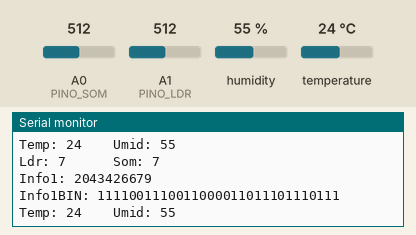
Recording of a sketch running on a simulated Arduino Uno, built with avr-gcc and run on an emulated ATmega328P. On the bench: the last lines printed to the serial monitor. Wiring (inferred from the names in the program): DHT11 sensor: data A2. Inputs (shaded band) come from the test bench; at power-on: A1 (PINO_LDR) = 512, A0 (PINO_SOM) = 512, humidity 55 %, temperature 24 °C.

Above: at 4.6 s.
4.7 s: A1 (PINO_LDR) set to 668
At 4.7 s:
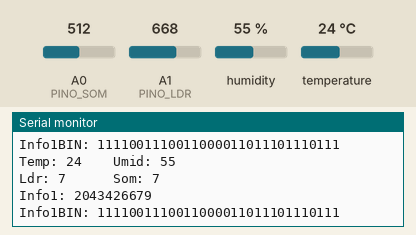
11.8 s: A1 (PINO_LDR) set to 692
At 13.12 s:
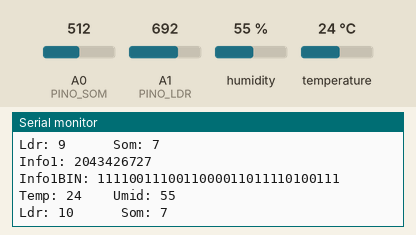
Timing chart, 0 to 14.8 s (numbered marks = the images above; inputs shaded):
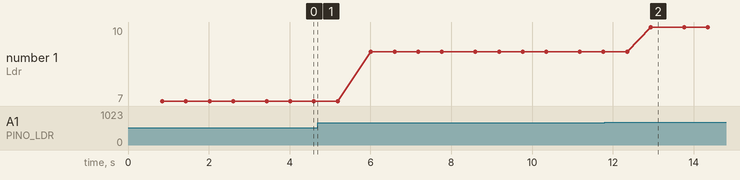

Measured:
- the behaviour switches between 681 and 682 on A1 (PINO_LDR) (found by bisection; images 1 and 2)
- after the input at 11.8 s, the serial monitor: prints a new line after 0.57 s (image 2)
- plotted number 1: 7 → 9 after the input at 4.7 s, 9 → 10 after the input at 11.8 s

The sketch:

barramento_incubadora_emissor.ino
```cpp
#include "RCSwitch.h"
#include "DHT.h"

RCSwitch emissor = RCSwitch();

//RFID pode ser entre 0 e 1023 (10bits)
//Temp e Umid vão ser enviados informações de 0 a 127, que está dentro do escopo do nosso projeto
//LDR, SOM passarão pelo map para limitar até 15 (4bits)
#define RFID 487
#define DESLOCAMENTO_RFID 22
#define DESLOCAMENTO_TEMP 15
#define DESLOCAMENTO_UMID 8
#define DESLOCAMENTO_LDR 4
#define DESLOCAMENTO_SOM 0

//Pinos Analógicos
#define PINO_SOM 0          //Ligar Saida Sensor Som ky-038 ou Potenciometro
#define PINO_LDR 1          //Ligar Saida Sensor LDR ou Potenciometro
#define DHTPIN A2           // Ligar no Pino Analógico
#define DHTTYPE DHT11       // Modelo DHT11
DHT dht(DHTPIN, DHTTYPE);   // Definindo DHT

//Pinos Digitais
#define PINO_EMISSOR 4  //Ligar no pino digital

//Funcao para enviar long pelo RF
void emitir (unsigned long infoxx) {
  emissor.send(infoxx, 32);
}

//Função para gerar long com dados da 1 transmissão
unsigned long concatenarSensores( unsigned long temp, unsigned long umid, unsigned long ldr, unsigned long som) {
  unsigned long rf = RFID;
  unsigned long info = rf << DESLOCAMENTO_RFID;
  info = info | (temp << DESLOCAMENTO_TEMP);
  info = info | (umid << DESLOCAMENTO_UMID);
  info = info | (ldr << DESLOCAMENTO_LDR);
  info = info | som;

  return info;
}

void setup() {
  Serial.begin(9600);
  //Configuração do Receptor
  emissor.enableTransmit(PINO_EMISSOR);

  //Configuração Sensores
  pinMode(PINO_LDR, INPUT);
  pinMode(PINO_SOM, INPUT);
  dht.begin();
}

void loop() {
  //Emissão de Dados
  unsigned long temp = dht.readTemperature();
  unsigned long umid = dht.readHumidity();
  unsigned long valLdr, valSom;
  valLdr = analogRead(PINO_LDR);
  valLdr = map(valLdr, 0, 1023, 0, 15);
  valSom = analogRead(PINO_SOM);
  valSom = map(valSom, 0, 1023, 0, 15);
  unsigned long info1 = concatenarSensores(temp, umid, valLdr, valSom);
  Serial.print("Info1: "); Serial.println(info1); Serial.print("Info1BIN: "); Serial.println(info1, BIN);
  emitir(info1);
  delay(100);
  //Teste Print
  //Serial.print("Info1: "); Serial.println(info1); Serial.print("Info2: "); Serial.println(info2);
  Serial.print("Temp: "); Serial.print(temp); Serial.print("\t\tUmid: "); Serial.println(umid); Serial.print("Ldr: "); Serial.print(valLdr); Serial.print("\t\t\tSom: "); Serial.println(valSom);

}
```

DHT.cpp
```cpp
// (licence header left out)
#include "DHT.h"

#define MIN_INTERVAL 2000

DHT::DHT(uint8_t pin, uint8_t type, uint8_t count) {
  _pin = pin;
  _type = type;
  #ifdef __AVR
    _bit = digitalPinToBitMask(pin);
    _port = digitalPinToPort(pin);
  #endif
  _maxcycles = microsecondsToClockCycles(1000);  // 1 millisecond timeout for
                                                 // reading pulses from DHT sensor.
  // Note that count is now ignored as the DHT reading algorithm adjusts itself
  // basd on the speed of the processor.
}

void DHT::begin(void) {
  // set up the pins!
  pinMode(_pin, INPUT_PULLUP);
  // Using this value makes sure that millis() - lastreadtime will be
  // >= MIN_INTERVAL right away. Note that this assignment wraps around,
  // but so will the subtraction.
  _lastreadtime = -MIN_INTERVAL;
  DEBUG_PRINT("Max clock cycles: "); DEBUG_PRINTLN(_maxcycles, DEC);
}

//boolean S == Scale.  True == Fahrenheit; False == Celcius
float DHT::readTemperature(bool S, bool force) {
  float f = NAN;

  if (read(force)) {
    switch (_type) {
    case DHT11:
      f = data[2];
      if(S) {
        f = convertCtoF(f);
      }
      break;
    case DHT22:
    case DHT21:
      f = data[2] & 0x7F;
      f *= 256;
      f += data[3];
      f *= 0.1;
      if (data[2] & 0x80) {
        f *= -1;
      }
      if(S) {
        f = convertCtoF(f);
      }
      break;
    }
  }
  return f;
}

float DHT::convertCtoF(float c) {
  return c * 1.8 + 32;
}

float DHT::convertFtoC(float f) {
  return (f - 32) * 0.55555;
}

float DHT::readHumidity(bool force) {
  float f = NAN;
  if (read()) {
    switch (_type) {
    case DHT11:
      f = data[0];
      break;
    case DHT22:
    case DHT21:
      f = data[0];
      f *= 256;
      f += data[1];
      f *= 0.1;
      break;
    }
  }
  return f;
}

//boolean isFahrenheit: True == Fahrenheit; False == Celcius
float DHT::computeHeatIndex(float temperature, float percentHumidity, bool isFahrenheit) {
  // Using both Rothfusz and Steadman's equations
  // http://www.wpc.ncep.noaa.gov/html/heatindex_equation.shtml
  float hi;

  if (!isFahrenheit)
    temperature = convertCtoF(temperature);

  hi = 0.5 * (temperature + 61.0 + ((temperature - 68.0) * 1.2) + (percentHumidity * 0.094));

  if (hi > 79) {
    hi = -42.379 +
             2.04901523 * temperature +
            10.14333127 * percentHumidity +
            -0.22475541 * temperature*percentHumidity +
            -0.00683783 * pow(temperature, 2) +
            -0.05481717 * pow(percentHumidity, 2) +
             0.00122874 * pow(temperature, 2) * percentHumidity +
             0.00085282 * temperature*pow(percentHumidity, 2) +
            -0.00000199 * pow(temperature, 2) * pow(percentHumidity, 2);

    if((percentHumidity < 13) && (temperature >= 80.0) && (temperature <= 112.0))
      hi -= ((13.0 - percentHumidity) * 0.25) * sqrt((17.0 - abs(temperature - 95.0)) * 0.05882);

    else if((percentHumidity > 85.0) && (temperature >= 80.0) && (temperature <= 87.0))
      hi += ((percentHumidity - 85.0) * 0.1) * ((87.0 - temperature) * 0.2);
  }

  return isFahrenheit ? hi : convertFtoC(hi);
}

boolean DHT::read(bool force) {
  // Check if sensor was read less than two seconds ago and return early
  // to use last reading.
  uint32_t currenttime = millis();
  if (!force && ((currenttime - _lastreadtime) < 2000)) {
    return _lastresult; // return last correct measurement
  }
  _lastreadtime = currenttime;

  // Reset 40 bits of received data to zero.
  data[0] = data[1] = data[2] = data[3] = data[4] = 0;

  // Send start signal.  See DHT datasheet for full signal diagram:
  //   http://www.adafruit.com/datasheets/Digital%20humidity%20and%20temperature%20sensor%20AM2302.pdf

  // Go into high impedence state to let pull-up raise data line level and
  // start the reading process.
  digitalWrite(_pin, HIGH);
  delay(250);

  // First set data line low for 20 milliseconds.
  pinMode(_pin, OUTPUT);
  digitalWrite(_pin, LOW);
  delay(20);

  uint32_t cycles[80];
  {
    // Turn off interrupts temporarily because the next sections are timing critical
    // and we don't want any interruptions.
    InterruptLock lock;

    // End the start signal by setting data line high for 40 microseconds.
    digitalWrite(_pin, HIGH);
    delayMicroseconds(40);

    // Now start reading the data line to get the value from the DHT sensor.
    pinMode(_pin, INPUT_PULLUP);
    delayMicroseconds(10);  // Delay a bit to let sensor pull data line low.

    // First expect a low signal for ~80 microseconds followed by a high signal
    // for ~80 microseconds again.
    if (expectPulse(LOW) == 0) {
      DEBUG_PRINTLN(F("Timeout waiting for start signal low pulse."));
      _lastresult = false;
      return _lastresult;
    }
    if (expectPulse(HIGH) == 0) {
      DEBUG_PRINTLN(F("Timeout waiting for start signal high pulse."));
      _lastresult = false;
      return _lastresult;
    }

    // Now read the 40 bits sent by the sensor.  Each bit is sent as a 50
    // microsecond low pulse followed by a variable length high pulse.  If the
    // high pulse is ~28 microseconds then it's a 0 and if it's ~70 microseconds
    // then it's a 1.  We measure the cycle count of the initial 50us low pulse
    // and use that to compare to the cycle count of the high pulse to determine
    // if the bit is a 0 (high state cycle count < low state cycle count), or a
    // 1 (high state cycle count > low state cycle count). Note that for speed all
    // the pulses are read into a array and then examined in a later step.
    for (int i=0; i<80; i+=2) {
      cycles[i]   = expectPulse(LOW);
      cycles[i+1] = expectPulse(HIGH);
    }
  } // Timing critical code is now complete.

  // Inspect pulses and determine which ones are 0 (high state cycle count < low
  // state cycle count), or 1 (high state cycle count > low state cycle count).
  for (int i=0; i<40; ++i) {
    uint32_t lowCycles  = cycles[2*i];
    uint32_t highCycles = cycles[2*i+1];
    if ((lowCycles == 0) || (highCycles == 0)) {
      DEBUG_PRINTLN(F("Timeout waiting for pulse."));
      _lastresult = false;
      return _lastresult;
    }
    data[i/8] <<= 1;
    // Now compare the low and high cycle times to see if the bit is a 0 or 1.
    if (highCycles > lowCycles) {
      // High cycles are greater than 50us low cycle count, must be a 1.
      data[i/8] |= 1;
    }
    // Else high cycles are less than (or equal to, a weird case) the 50us low
    // cycle count so this must be a zero.  Nothing needs to be changed in the
    // stored data.
  }

  DEBUG_PRINTLN(F("Received:"));
  DEBUG_PRINT(data[0], HEX); DEBUG_PRINT(F(", "));
  DEBUG_PRINT(data[1], HEX); DEBUG_PRINT(F(", "));
  DEBUG_PRINT(data[2], HEX); DEBUG_PRINT(F(", "));
  DEBUG_PRINT(data[3], HEX); DEBUG_PRINT(F(", "));
  DEBUG_PRINT(data[4], HEX); DEBUG_PRINT(F(" =? "));
  DEBUG_PRINTLN((data[0] + data[1] + data[2] + data[3]) & 0xFF, HEX);

  // Check we read 40 bits and that the checksum matches.
  if (data[4] == ((data[0] + data[1] + data[2] + data[3]) & 0xFF)) {
    _lastresult = true;
    return _lastresult;
  }
  else {
    DEBUG_PRINTLN(F("Checksum failure!"));
    _lastresult = false;
    return _lastresult;
  }
}

// Expect the signal line to be at the specified level for a period of time and
// return a count of loop cycles spent at that level (this cycle count can be
// used to compare the relative time of two pulses).  If more than a millisecond
// ellapses without the level changing then the call fails with a 0 response.
// This is adapted from Arduino's pulseInLong function (which is only available
// in the very latest IDE versions):
//   https://github.com/arduino/Arduino/blob/master/hardware/arduino/avr/cores/arduino/wiring_pulse.c
uint32_t DHT::expectPulse(bool level) {
  uint32_t count = 0;
  // On AVR platforms use direct GPIO port access as it's much faster and better
  // for catching pulses that are 10's of microseconds in length:
  #ifdef __AVR
    uint8_t portState = level ? _bit : 0;
    while ((*portInputRegister(_port) & _bit) == portState) {
      if (count++ >= _maxcycles) {
        return 0; // Exceeded timeout, fail.
      }
    }
  // Otherwise fall back to using digitalRead (this seems to be necessary on ESP8266
  // right now, perhaps bugs in direct port access functions?).
  #else
    while (digitalRead(_pin) == level) {
      if (count++ >= _maxcycles) {
        return 0; // Exceeded timeout, fail.
      }
    }
  #endif

  return count;
}
```

DHT.h
```cpp
// (licence header left out)
#ifndef DHT_H
#define DHT_H

#if ARDUINO >= 100
 #include "Arduino.h"
#else
 #include "WProgram.h"
#endif


// Uncomment to enable printing out nice debug messages.
//#define DHT_DEBUG

// Define where debug output will be printed.
#define DEBUG_PRINTER Serial

// Setup debug printing macros.
#ifdef DHT_DEBUG
  #define DEBUG_PRINT(...) { DEBUG_PRINTER.print(__VA_ARGS__); }
  #define DEBUG_PRINTLN(...) { DEBUG_PRINTER.println(__VA_ARGS__); }
#else
  #define DEBUG_PRINT(...) {}
  #define DEBUG_PRINTLN(...) {}
#endif

// Define types of sensors.
#define DHT11 11
#define DHT22 22
#define DHT21 21
#define AM2301 21


class DHT {
  public:
   DHT(uint8_t pin, uint8_t type, uint8_t count=6);
   void begin(void);
   float readTemperature(bool S=false, bool force=false);
   float convertCtoF(float);
   float convertFtoC(float);
   float computeHeatIndex(float temperature, float percentHumidity, bool isFahrenheit=true);
   float readHumidity(bool force=false);
   boolean read(bool force=false);

 private:
  uint8_t data[5];
  uint8_t _pin, _type;
  #ifdef __AVR
    // Use direct GPIO access on an 8-bit AVR so keep track of the port and bitmask
    // for the digital pin connected to the DHT.  Other platforms will use digitalRead.
    uint8_t _bit, _port;
  #endif
  uint32_t _lastreadtime, _maxcycles;
  bool _lastresult;

  uint32_t expectPulse(bool level);

};

class InterruptLock {
  public:
   InterruptLock() {
    noInterrupts();
   }
   ~InterruptLock() {
    interrupts();
   }

};

#endif
```
